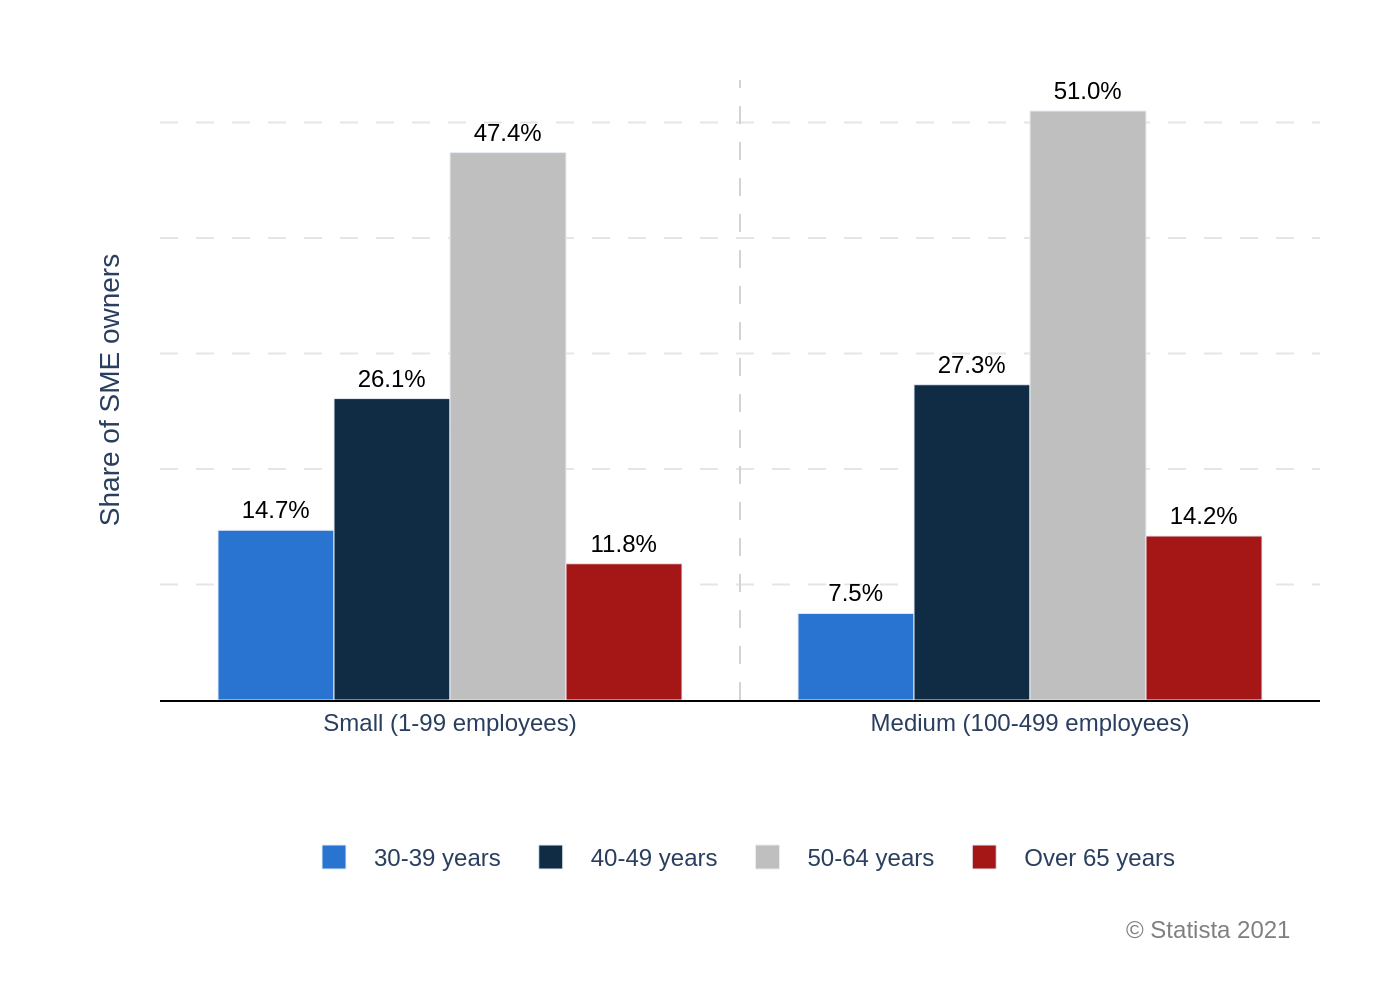

Recreate this plot in Python.
import sys
import json
import plotly.graph_objects as go
import os

# Check for command-line argument
if len(sys.argv) != 2:
    print("Usage: python <script_name>.py <json_file_path>")
    sys.exit(1)

json_path = sys.argv[1]

# Read data from the specified JSON file
try:
    with open(json_path, 'r', encoding='utf-8') as f:
        chart_data = json.load(f)
except FileNotFoundError:
    print(f"Error: JSON file not found at {json_path}")
    sys.exit(1)
except json.JSONDecodeError:
    print(f"Error: Could not decode JSON from {json_path}")
    sys.exit(1)

# Initialize figure
fig = go.Figure()

# Extract data for plotting
categories = chart_data['categories']
series_data = chart_data['chart_data']
colors = chart_data['colors']
texts = chart_data['texts']

# Add bar traces for each series
for i, series in enumerate(series_data):
    fig.add_trace(go.Bar(
        x=categories,
        y=series['y'],
        name=series['name'],
        marker_color=colors[i],
        text=[f'{val}%' for val in series['y']],
        textposition='outside',
        textfont=dict(family="Arial", size=12, color='black'),
        hoverinfo='none'
    ))

# Update layout
fig.update_layout(
    barmode='group',
    font=dict(family="Arial"),
    plot_bgcolor='white',
    xaxis=dict(
        showgrid=False,
        showline=True,
        linewidth=1,
        linecolor='black',
        zeroline=False,
        tickfont=dict(size=12)
    ),
    yaxis=dict(
        title=texts['y_axis_title'],
        showticklabels=False,
        showgrid=True,
        gridwidth=1,
        gridcolor='#E5E5E5',
        griddash='dash',
        zeroline=False
    ),
    legend=dict(
        orientation="h",
        yanchor="bottom",
        y=-0.3,
        xanchor="center",
        x=0.5
    ),
    margin=dict(l=80, r=40, t=40, b=150),
    shapes=[
        dict(
            type="line",
            xref="paper",
            yref="paper",
            x0=0.5,
            y0=0,
            x1=0.5,
            y1=1,
            line=dict(
                color="lightgray",
                width=1,
                dash="dash",
            )
        )
    ]
)

# Combine and add annotations for title and source
# Since there's no main title, we only add the source annotation.
annotations = []
if texts.get('source'):
    annotations.append(
        go.layout.Annotation(
            xref="paper", yref="paper",
            x=0.98, y=-0.4,
            text=texts['source'],
            showarrow=False,
            xanchor='right',
            yanchor='bottom',
            font=dict(family="Arial", size=12, color='grey'),
            align='right'
        )
    )

fig.update_layout(annotations=annotations)


# Determine output filename and save the image
base_filename = os.path.splitext(os.path.basename(json_path))[0]
output_filename = f"{base_filename}.png"
fig.write_image(output_filename, scale=2)

print(f"Chart saved to {output_filename}")
